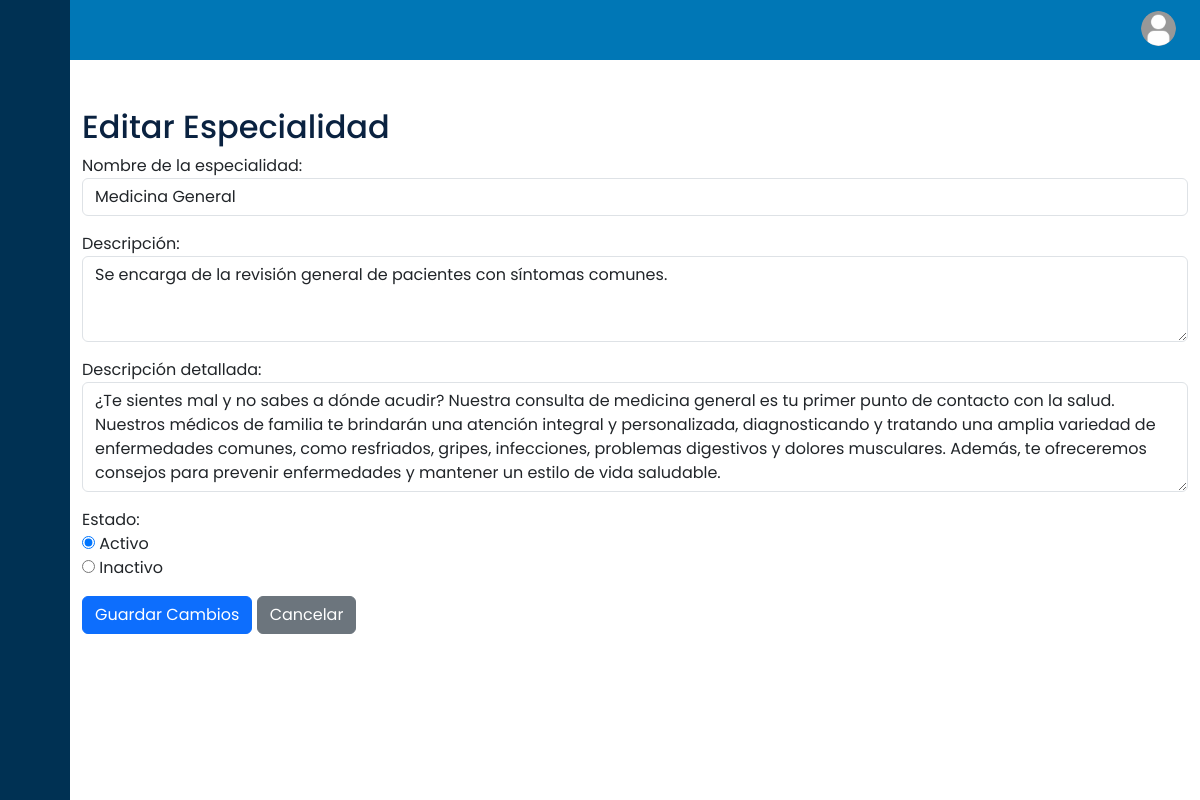
/core/edit_speciality/7/ (signed in), run on the app's committed database.
### core/models.py (models this page shows, shortened)
class Speciality(models.Model):
    name = models.CharField(max_length=80)
    description = models.TextField()
    detailed_description = models.TextField(null=True, blank=True)
    created_at = models.DateTimeField(default=timezone.now, editable=False)
    modified_by = models.ForeignKey(
        User, on_delete=models.SET_NULL, null=True, blank=True)
    modified_at = models.DateTimeField(auto_now=True)
    status = models.BooleanField(default=True)
    class Meta:
        verbose_name = 'Especialidad'
        verbose_name_plural = 'Especialidades'

### core/views/speciality_views.py (the view)
@login_required
def create_or_edit_speciality(request, speciality_id=None):
    is_editing = speciality_id is not None
    speciality = None
    if is_editing:
        speciality = get_object_or_404(Speciality, pk=speciality_id)
    if request.method == 'POST':
        form = SpecialityForm(request.POST, instance=speciality)
        if form.is_valid():
            try:
                speciality = form.save(commit=False)
                speciality.modified_by = request.user
                speciality.save()
                messages.success(
                    request, 'Especialidad guardada con éxito.')
                return redirect('manage_specialities')
            except Exception as e:
                messages.error(
                    request, f'Error al guardar la especialidad: {str(e)}')
        else:
            for field, errors in form.errors.items():
                for error in errors:
                    messages.error(
                        request, f"{form.fields[field].label}: {error}")
    else:
        form = SpecialityForm(instance=speciality)
    return render(request, 'administrator/create_or_edit_speciality.html', {
        'form': form,
        'is_editing': is_editing
    })

### core/forms.py (shortened to what this page needs)
class SpecialityForm(forms.ModelForm):
    STATUS_CHOICES = (
        ('True', 'Activo'),
        ('False', 'Inactivo'),
    )
    status = forms.ChoiceField(
        choices=STATUS_CHOICES,
        widget=forms.RadioSelect,
        label="Estado"
    )
    class Meta:
        model = Speciality
        fields = [
            'name', 'description', 'detailed_description', 'status'
        ]
        widgets = {
            'name': forms.TextInput(attrs={'class': 'form-control'}),
            'description': forms.Textarea(attrs={
                'class': 'form-control',
                'placeholder': 'Descripción breve',
                'rows': 3  # Cambiar tamaño del textarea
            }),
            'detailed_description': forms.Textarea(attrs={
                'class': 'form-control',
                'placeholder': 'Descripción detallada (opcional)',
                'rows': 4  # Cambiar tamaño del textarea
            }),
        }
        labels = {
            'name': 'Nombre de la especialidad',
            'description': 'Descripción',
            'detailed_description': 'Descripción detallada',
            'status': 'Estado',
        }

### core/context_processors.py (called while the page is built)
def group_context(request):
    if request.user.is_authenticated:
        return {
            'is_paciente': request.user.groups.filter(name='Paciente').exists(),
            'is_administrador': request.user.groups.filter(name='Administrador').exists(),
            'is_secretaria': request.user.groups.filter(name='Secretaria').exists(),
            'is_doctor': request.user.groups.filter(name='Doctor').exists(),
        }
    return {}

### core/templates/administrator/create_or_edit_speciality.html (shortened to what this page needs)
{% extends 'shared/base.html' %}
{% block content %}
<div class="container mt-5">
    <h2>
        {% if is_editing %}
            Editar Especialidad
        {% else %}
            Crear Especialidad
        {% endif %}
    </h2>
    <form method="post">
        <div class="mb-3">
            {{ form.name.label_tag }}
            {{ form.name }}
        </div>
        <div class="mb-3">
            {{ form.description.label_tag }}
            {{ form.description }}
        </div>
        <div class="mb-3">
            {{ form.detailed_description.label_tag }}
            {{ form.detailed_description }}
        </div>
        <div class="mb-3">
            {{ form.status.label_tag }}
            <div>
                {{ form.status }}
            </div>
        </div>
        <div class="mb-3">
            <button type="submit" class="btn btn-primary">
                {% if is_editing %}
                    Guardar Cambios
                {% else %}
                    Crear
                {% endif %}
            </button>
            <a href="{% url 'manage_specialities' %}" class="btn btn-secondary">Cancelar</a>
        </div>
    </form>
</div>
{% endblock %}

### core/static/styles/main.css (style rules this page uses)
a { text-decoration: none; color: #6366f1; }
h2 { color: #0a2240; }
body { font-family: 'Poppins', sans-serif; }

### data on the page
Speciality: name "Medicina General", description "Se encarga de la revisión general de pacientes con síntomas comunes.", detailed_description "¿Te sientes mal y no sabes a dónde acudir? Nuestra consulta de medicina general es tu primer punto de contacto con la salud. Nuestros médicos de familia te brindarán una atención integral y personalizada, diagnosticando y tratando una amplia variedad de enfermedades comunes, como resfriados, gripes, infecciones, problemas digestivos y dolores musculares. Además, te ofreceremos consejos para prevenir enfermedades y mantener un estilo de vida saludable.", status "☑ Activo ☐ Inactivo"
